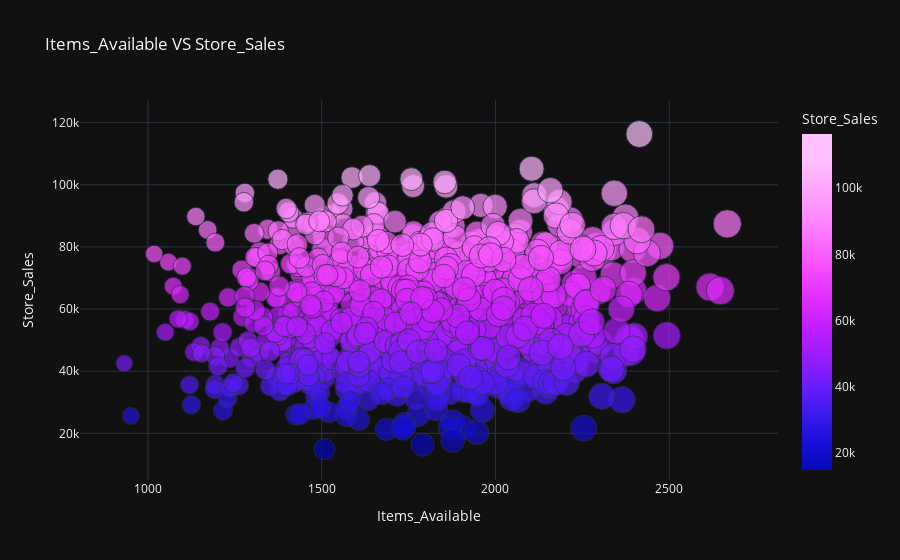

The notebook cell saved with this chart:
### Code cell
px.scatter(df, df.Items_Available, df.Store_Sales, size='Items_Available', color='Store_Sales', 
template='plotly_dark', title='Items_Available VS Store_Sales', color_continuous_scale=px.colors.sequential.Plotly3)

### Figure 1 — Plotly figure (JSON) as saved in the notebook; plotly's stock layout.template omitted (floating-point values rounded to 4 significant figures; data arrays with more than 128 entries replaced by an {"elided": "..."} marker saying what was removed)
{"data": [{"hovertemplate": "Items_Available=%{marker.size}<br>Store_Sales=%{marker.color}<extra></extra>", "legendgroup": "", "marker": {"color": {"elided": "896 int values"}, "coloraxis": "coloraxis", "size": {"elided": "896 int values"}, "sizemode": "area", "sizeref": 6.668, "symbol": "circle"}, "mode": "markers", "name": "", "orientation": "v", "showlegend": false, "type": "scatter", "x": {"elided": "896 int values"}, "xaxis": "x", "y": {"elided": "896 int values"}, "yaxis": "y"}], "layout": {"coloraxis": {"colorbar": {"title": {"text": "Store_Sales"}}, "colorscale": [[0, "#0508b8"], [0.08333, "#1910d8"], [0.1667, "#3c19f0"], [0.25, "#6b1cfb"], [0.3333, "#981cfd"], [0.4167, "#bf1cfd"], [0.5, "#dd2bfd"], [0.5833, "#f246fe"], [0.6667, "#fc67fd"], [0.75, "#fe88fc"], [0.8333, "#fea5fd"], [0.9167, "#febefe"], [1, "#fec3fe"]]}, "legend": {"itemsizing": "constant", "tracegroupgap": 0}, "title": {"text": "Items_Available VS Store_Sales"}, "xaxis": {"anchor": "y", "domain": [0, 1], "title": {"text": "Items_Available"}}, "yaxis": {"anchor": "x", "domain": [0, 1], "title": {"text": "Store_Sales"}}}}
